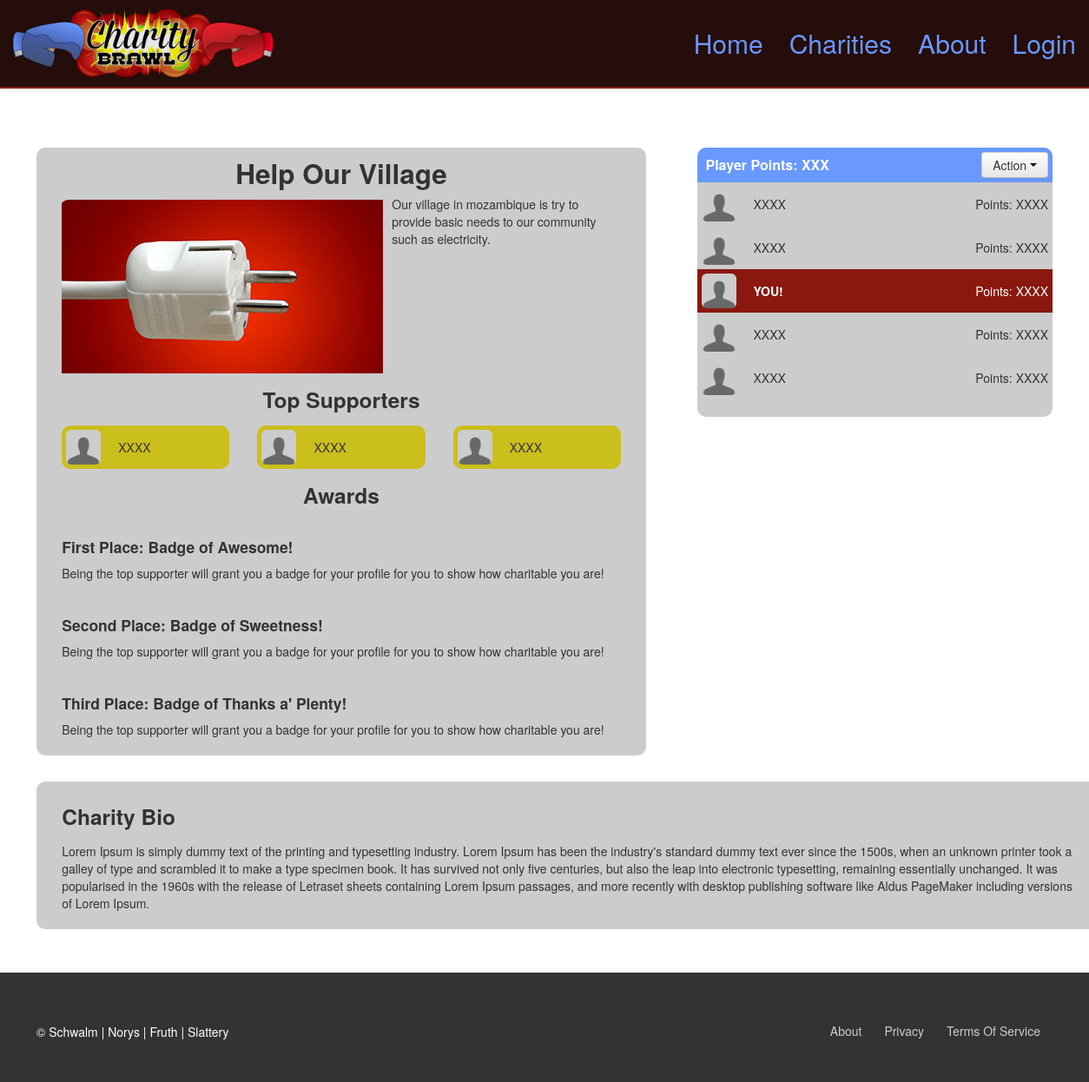
Screenshot of /charity.php?charityName=village-get-electricity with the database file from the repository.
### tables this page shows
CREATE TABLE IF NOT EXISTS `charities` (
  `id` int(11) NOT NULL AUTO_INCREMENT,
  `username` varchar(32) NOT NULL,
  `commonName` varchar(32) NOT NULL,
  `shortDescription` varchar(145) NOT NULL,
  `description` mediumtext NOT NULL,
  `handle` varchar(200) NOT NULL,
  `donators` blob NOT NULL,
  `created` date NOT NULL,
  `rewards` blob NOT NULL,
  `photoFilename` text NOT NULL,
  UNIQUE KEY `handle` (`handle`),
  KEY `id` (`id`),
  KEY `username` (`username`)
);

### includes/functions.php (called while the page is built, shortened)
<?php
function autoload($class_name) {
	$file = 'classes/' . $class_name . '.php';
}
?>

### classes/Charity.php (called while the page is built, shortened)
<?php
class Charity {
    private $commonName;
    private $description;
    private $shortDescription;
    private $photoFilename;
    public function __construct($handle) {
        $this->dB = new Database();
        $info = $this->dB->getCharityInfo($handle);
    }
     public function getCommonName() {
         return $this->commonName;
     }
     public function getDescription() {
         return $this->description;
     }
     public function getShortDescription() {
         return $this->shortDescription;
     }
     public function getPhotoFilename() {
         return $this->photoFilename;
     }
}
?>

### classes/Database.php (called while the page is built, shortened)
<?php
class Database {
    private $dB;
    public function __construct() {
        $this->dB = new mysqli(DB_HOSTNAME, DB_USERNAME, DB_PASSWORD, DB_DATABASE);
    }
    private function sanitize($input) {
        return $this->dB->real_escape_string($input);
    }
    public function getCharityInfo($handle) {
        $sql = "SELECT * FROM `charities` WHERE handle = '" . $this->sanitize($handle) . "' LIMIT 1";
        $result = $this->dB->query($sql);
        $result = $result->fetch_assoc();
        return $result;
    }
}
?>

### charity.php (the view, shortened to what this page needs)
<?php
require_once ('includes/functions.php');
$handle = $_GET['charityName'];
$c = new Charity($handle);
require_once('header.php');
?>
    <div class="container container-2">
        <div class="row-fluid charity-info">
            <h2><?= $c->getCommonName(); ?></h2>
            <img class="img-rounded image" src="<?= $c->getPhotoFilename(); ?>" />
            <p><?= $c->getShortDescription(); ?></p>
            <div id="top-players">
                <h3>Top Supporters</h3>
                <div id="top-players-board">
                    <div class="player">
                        <span class="player-avatar"><img src="css/bootstrap/img/player-default.png" class="img-rounded" /></span>
                        <span class="player-id">XXXX</span>
                    </div>
                    <div class="player">
                        <span class="player-avatar"><img src="css/bootstrap/img/player-default.png" class="img-rounded" /></span>
                        <span class="player-id">XXXX</span>
                    </div>
                    <div class="player" style="margin-right: 0px;">
                        <span class="player-avatar"><img src="css/bootstrap/img/player-default.png" class="img-rounded" /></span>
                        <span class="player-id">XXXX</span>
                    </div>
                </div>
            </div>
            <div class="charity-awards">
                <h3>Awards</h3>
                <div>
                    <h4>First Place: Badge of Awesome!</h4>
                    <p>Being the top supporter will grant you a badge for your profile for you to show how charitable you are!</p>
                </div>
                <div>
                    <h4>Second Place: Badge of Sweetness!</h4>
                    <p>Being the top supporter will grant you a badge for your profile for you to show how charitable you are!</p>
                </div>
                <div>
                    <h4>Third Place: Badge of Thanks a' Plenty!</h4>
                    <p>Being the top supporter will grant you a badge for your profile for you to show how charitable you are!</p>
                </div>
            </div>
        </div>
        <div class="row-fluid charity-board">
            <div id="header">
                <div id="player-points">Player Points: XXX</div>
                <div class="btn-group">
                    <a class="btn dropdown-toggle" data-toggle="dropdown" href="#">
                        Action
                        <span class="caret"></span>
                    </a>
                </div>
            </div>
            <div id="board">
                <div class="player">
                    <span class="player-avatar"><img src="css/bootstrap/img/player-default.png" class="img-rounded" /></span>
                    <span class="player-id">XXXX</span>
                    <span class="player-point-total">Points: XXXX</span>
                </div>
                <div class="player">
                    <span class="player-avatar"><img src="css/bootstrap/img/player-default.png" class="img-rounded" /></span>
                    <span class="player-id">XXXX</span>
                    <span class="player-point-total">Points: XXXX</span>
                </div>
                <div class="player active-player">
                    <span class="player-avatar"><img src="css/bootstrap/img/player-default.png" class="img-rounded" /></span>
                    <span class="player-id"><strong>YOU!</strong></span>
                    <span class="player-point-total">Points: XXXX</span>
                </div>
                <div class="player">
                    <span class="player-avatar"><img src="css/bootstrap/img/player-default.png" class="img-rounded" /></span>
                    <span class="player-id">XXXX</span>
                    <span class="player-point-total">Points: XXXX</span>
                </div>
                <div class="player">
                    <span class="player-avatar"><img src="css/bootstrap/img/player-default.png" class="img-rounded" /></span>
                    <span class="player-id">XXXX</span>
                    <span class="player-point-total">Points: XXXX</span>
                </div>
            </div>
            <div class="payment-button"> </div></div>
        <div class="charity-bio">
            <h3>Charity Bio</h3>
            <p><?= $c->getDescription(); ?></p>
        </div>
    </div>
<?php require_once('footer.php'); ?>

### header.php (style rules this page uses)
body { padding-top: 60px; }

### rows the page displays
charities: commonName "Help Our Village", photoFilename (picture), shortDescription "Our village in mozambique is try to provide basic needs to our community such as electricity.", description "Lorem Ipsum is simply dummy text of the printing and typesetting industry. Lorem Ipsum has been the industry's standard dummy text ever since the 1500s, when an unknown printer took a galley of type and scrambled it to make a type specimen book. It has survived not only five centuries, but also the leap into electronic typesetting, remaining essentially unchanged. It was popularised in the 1960s with the release of Letraset sheets containing Lorem Ipsum passages, and more recently with desktop publishing software like Aldus PageMaker including versions of Lorem Ipsum."
